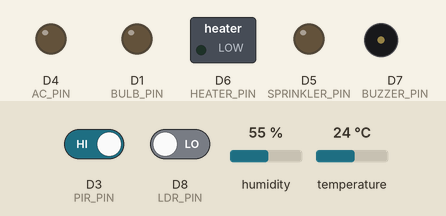
Bench run of a sketch on a simulated ESP8266 (NodeMCU). Parts: switched loads named in the sketch (green lamp = pin HIGH), output pins drawn as LEDs (lit = HIGH), buzzer (waves = sounding, pin HIGH). Dashed ring = blinking. The test bench sets the inputs (shaded band); at power-on: humidity 55 %, temperature 24 °C, D3 (PIR_PIN) HIGH, D8 (LDR_PIN) LOW. WiFi joins after 1.5 s; servers stay silent unless stated; random numbers use the default seed unless the sketch sets one; what the sketch prints to the serial monitor is not drawn.

Above: at 3.0 s.
3.1 s: humidity set to 31 %
At 5.4 s:
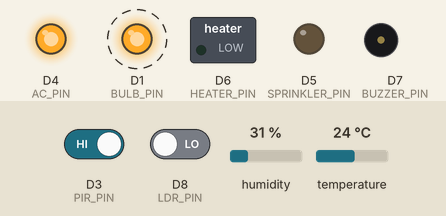
8.1 s: humidity set to 28 %
At 11.4 s:
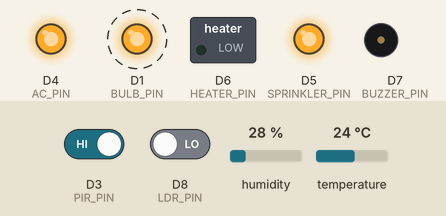
13.6 s: temperature set to 20.6 °C
17.1 s: temperature set to 19.5 °C
At 19.0 s:
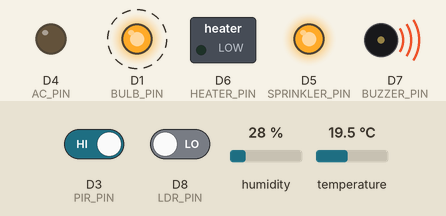
21.9 s: humidity set to 40 %
At 25.0 s:
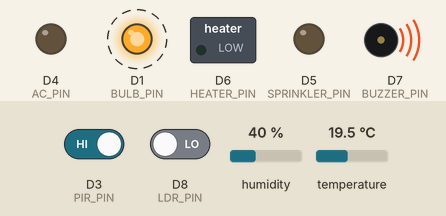
27.9 s: D3 (PIR_PIN) driven LOW
Timing chart, 0 to 31.0 s (numbered marks = the images above; inputs shaded):
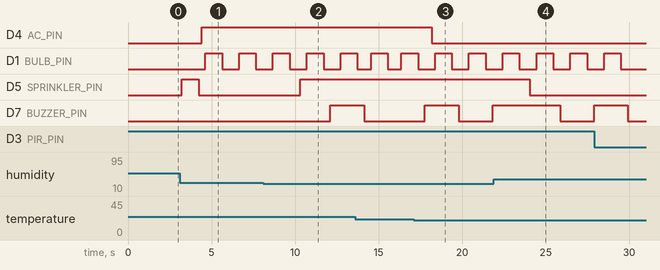

Measured:
- the behaviour switches between 30 and 29 % on humidity (found by bisection; images 1 and 2)
- the behaviour switches between 20.1 and 20 °C on temperature (found by bisection; images 2 and 3)
- after the input at 8.1 s, D5 (SPRINKLER_PIN): LOW → HIGH after 2.2 s
- after the input at 17.1 s, D4 (AC_PIN): HIGH → LOW after 1.1 s
- after the input at 21.9 s, D5 (SPRINKLER_PIN): HIGH → LOW after 2.1 s
- by itself, D1 (BULB_PIN): alternates HIGH for 1.0 s and LOW for 1.0 s

The sketch:

blynk-multi-connect.ino
```cpp
#define BLYNK_TEMPLATE_ID "TMPL3CgpjdhN7"
#define BLYNK_TEMPLATE_NAME "Home Automation"
#define BLYNK_AUTH_TOKEN "09y2B7XrvMK-aYsho-8_hHrNW4Gpo6th"

#define BLYNK_TEMPLATE_ID_CONTROL "TMPL3bWhb5due"
#define BLYNK_TEMPLATE_NAME_CONTROL "Control Unit"
#define BLYNK_AUTH_TOKEN_CONTROL "AQL5yxlOlCO3obSt6gGzXiNtcqK3IOxM"

#include <ESP8266WiFi.h>
#include <WiFiClient.h>
#include <BlynkSimpleEsp8266.h>
#include <DHT.h>
#include <MQ135.h>
#include <ESP8266WebServer.h>
#include <ArduinoJson.h>

char ssid[] = "Shamshuddin's M34";
char pass[] = "Nomaan1235";

// char ssid[] = "Redmi Note 9 Pro";
// char pass[] = "        ";

// Define pins
#define DHTPIN D2
#define DHTTYPE DHT22
#define MQ135_PIN A0
#define PIR_PIN D3
#define LDR_PIN D8
#define BULB_PIN D1
#define AC_PIN D4
#define SPRINKLER_PIN D5
#define HEATER_PIN D6
#define BUZZER_PIN D7

int v9_value = 0;
int v1_value = 0;
int v2_value = 0;
int v6_value = 0;
int v7_value = 0;
int sliderValue = 0;

// Sensor objects
DHT dht(DHTPIN, DHTTYPE);
MQ135 mq135_sensor(MQ135_PIN);

BlynkTimer timer;

// HTTP server object
ESP8266WebServer server(80);

// Thresholds
const float TEMP_THRESHOLD = 50.0;
const int AQ_THRESHOLD = 400;
const int LDR_THRESHOLD = 500;

// Function prototypes
void sendSensorData();
void checkConditionsAndActuate();
void controlAC(float temperature);
void controlBulb();
void sendNotification(const char* event, const char* description);
int sendHTTPGet(const char* token, const char* pinName);
void sendHTTPUpdate(const char* token, const String& pinName, int value);
void handleControlUpdate();


float temperature;
float humidity;
int airQuality;
int motion;
int lightLevel;

void setup() {
  Serial.begin(115200);

  // Initialize pins
  pinMode(PIR_PIN, INPUT);
  pinMode(BULB_PIN, OUTPUT);
  pinMode(AC_PIN, OUTPUT);
  pinMode(SPRINKLER_PIN, OUTPUT);
  pinMode(HEATER_PIN, OUTPUT);
  pinMode(BUZZER_PIN, OUTPUT);

  // Connect to Wi-Fi
  WiFi.begin(ssid, pass);
  while (WiFi.status() != WL_CONNECTED) {
    delay(500);
    Serial.print(".");
  }
  Serial.println("WiFi connected");

  // Initialize Blynk with visualization token
  Blynk.begin(BLYNK_AUTH_TOKEN, ssid, pass);

  // Initialize DHT sensor
  dht.begin();

  // Setup timer functions
  timer.setInterval(2000L, sendSensorData);
  timer.setInterval(1000L, checkConditionsAndActuate);

  // Start the server
  server.on("/control-update", handleControlUpdate);
  server.begin();
}

void loop() {
  Blynk.run();
  timer.run();
  server.handleClient();
}

void sendSensorData() {
  // Read sensor values
  temperature = dht.readTemperature();
  humidity = dht.readHumidity();

  // Check for sensor errors
  if (isnan(temperature) || isnan(humidity)) {
    temperature = random(26, 29);
    humidity = random(35, 40);
  }

//  airQuality = analogRead(MQ135_PIN);

airQuality = random(300, 500);
  motion = digitalRead(PIR_PIN);


  lightLevel = digitalRead(LDR_PIN);


  // Send data to Blynk
  Blynk.virtualWrite(V20, temperature);
  Blynk.virtualWrite(V21, humidity);
  Blynk.virtualWrite(V22, airQuality);
  Blynk.virtualWrite(V5, motion);
  Blynk.virtualWrite(V3, lightLevel);

  // Print values to serial for debugging
  Serial.printf("Temp: %.2f°C, Humidity: %.2f%%, AQ: %d, Motion: %d, Light: %d\n",
                temperature, humidity, airQuality, motion, lightLevel);
}

  BLYNK_WRITE(V15) {
    sliderValue = param.asInt(); // Get the slider value
  }

  void checkConditionsAndActuate() {
    // Check temperature
    if (sliderValue > TEMP_THRESHOLD) {
      digitalWrite(BUZZER_PIN, HIGH);
      sendNotification("high_temperature", "Temperature is abnormally high!");
    } else if(sliderValue>=0 && sliderValue<=20) {
      sendHTTPUpdate(BLYNK_AUTH_TOKEN_CONTROL, "v0", 0);
      digitalWrite(BUZZER_PIN, LOW);
    }else if(sliderValue>=21 && sliderValue<=35) {
      sendHTTPUpdate(BLYNK_AUTH_TOKEN_CONTROL, "v0", 1);
      digitalWrite(BUZZER_PIN, LOW);
    }


  // Check air quality
  if (airQuality > AQ_THRESHOLD) {
    digitalWrite(BUZZER_PIN, HIGH);
    sendNotification("poor_air_quality", "Air quality is poor!");
  } else if(airQuality>=0 && airQuality<=30)  {
    digitalWrite(BUZZER_PIN, LOW);
  }

  // Check humidity for sprinkler
  if (humidity < 30) {
    sendHTTPUpdate(BLYNK_AUTH_TOKEN_CONTROL, "v1", 1);  // Turn on sprinkler button in Blynk
    digitalWrite(SPRINKLER_PIN, HIGH);
  } else {
    sendHTTPUpdate(BLYNK_AUTH_TOKEN_CONTROL, "v1", 0);  // Turn off sprinkler button in Blynk
    digitalWrite(SPRINKLER_PIN, LOW);
  }

  // Control AC based on temperature
  controlAC(temperature);

  // Control bulb based on light level and motion
  controlBulb();
}

void controlAC(float temperature) {
  if (temperature >= 24 && temperature <= 35) {
    sendHTTPUpdate(BLYNK_AUTH_TOKEN_CONTROL, "v9", 1);  // Turn on AC button in Blynk
    digitalWrite(AC_PIN, HIGH);
  } else if(temperature <= 20 && temperature >= 0){
    sendHTTPUpdate(BLYNK_AUTH_TOKEN_CONTROL, "v9", 0);  // Turn off AC button in Blynk
    digitalWrite(AC_PIN, LOW);
  }
}

void controlBulb() {

  if (motion == HIGH && lightLevel < LDR_THRESHOLD) {
    sendHTTPUpdate(BLYNK_AUTH_TOKEN, "v2", 1);  // Turn on bulb button in Blynk
    digitalWrite(BULB_PIN, HIGH);
    delay(1000);  // Keep the light on for 30 seconds
    digitalWrite(BULB_PIN, LOW);
    sendHTTPUpdate(BLYNK_AUTH_TOKEN_CONTROL, "v2", 1);  // Turn off bulb button in Blynk
  }
}

void sendNotification(const char* event, const char* description) {
  Blynk.logEvent(event, description);
}

void sendHTTPUpdate(const char* token, const String& pinName, int value) {
  WiFiClient client;

  // Construct URL for API request
  String url = "/external/api/update?token=";
  url += token;
  url += "&";
  url += pinName;
  url += "=";
  url += String(value);

  Serial.print("Requesting URL: ");
  Serial.println(url);

  if (!client.connect("blynk.cloud", 80)) {
    Serial.println("Connection failed");
    return;
  }

  // Send HTTP request with headers
  client.print(String("GET ") + url + " HTTP/1.1\r\n" + "Host: blynk.cloud\r\n" + "User-Agent: ESP8266\r\n" + "Connection: close\r\n\r\n");
  Serial.println("Value Updated");

  client.stop();
}

int sendHTTPGet(const char* token, const char* pinName) {
  WiFiClient client;

  // Construct URL for API request
  String url = "/external/api/get?token=";
  url += token;
  url += "&";
  url += pinName;

  Serial.print("Requesting Value from Cloud: ");
  Serial.println(url);

  if (!client.connect("blynk.cloud", 80)) {
    Serial.println("Connection failed");
    return -1;  // Return a default value or error code indicating failure
  }

  // Send HTTP request with headers
  client.print(String("GET ") + url + " HTTP/1.1\r\n" + "Host: blynk.cloud\r\n" + "User-Agent: ESP8266\r\n" + "Connection: close\r\n\r\n");
  Serial.println("Value Recorded");

  // Read HTTP response
  String payload;
  while (client.connected() || client.available()) {
    if (client.available()) {
      char c = client.read();
      payload += c;
    }
  }

  client.stop();
  Serial.print("Payload: ");
  Serial.print(payload);

  // Extract the actual value from the payload
  int bodyStart = payload.indexOf("\r\n\r\n") + 4;
  String valueStr = payload.substring(bodyStart);
  valueStr.trim();

  // Convert the string to an integer
  int pinValue = valueStr.toInt();

  if (strcmp(pinName, "v9") == 0) {
    v9_value = pinValue;
  } else if (strcmp(pinName, "v1") == 0) {
    v1_value = pinValue;
  } else if (strcmp(pinName, "v2") == 0) {
    v2_value = pinValue;
  } else if (strcmp(pinName, "v6") == 0) {
    v6_value = pinValue;
  } else if (strcmp(pinName, "v7") == 0) {
    v7_value = pinValue;
  }

  return pinValue;
}


void handleControlUpdate() {
  if (server.hasArg("pin") && server.hasArg("value")) {
    String pinName = server.arg("pin");
    int value = server.arg("value").toInt();

    // Update the pin state accordingly
    if (pinName == "v9") {
      digitalWrite(AC_PIN, value);
      if (value > 20) {
        digitalWrite(AC_PIN, LOW);
        sendHTTPUpdate(BLYNK_AUTH_TOKEN_CONTROL, "v9", 0);  // Turn off AC button in Blynk
      } else {
        sendHTTPUpdate(BLYNK_AUTH_TOKEN_CONTROL, "v9", value);  // Update AC state via HTTP
      }
    } else if (pinName == "v1") {
      digitalWrite(BULB_PIN, value);
      sendHTTPUpdate(BLYNK_AUTH_TOKEN_CONTROL, "v1", value);  // Update bulb state via HTTP
    } else if (pinName == "v2") {
      analogWrite(HEATER_PIN, map(value, 0, 100, 0, 255));
      if (value > 20) {
        digitalWrite(AC_PIN, LOW);
        sendHTTPUpdate(BLYNK_AUTH_TOKEN_CONTROL, "v2", 0);  // Turn off AC button in Blynk
      } else {
        sendHTTPUpdate(BLYNK_AUTH_TOKEN_CONTROL, "v2", value);  // Update heater value via HTTP
      }
    }

    // Send a response back to the control template
    server.send(200, "text/plain", "OK");
  } else {
    server.send(400, "text/plain", "Invalid Request");
  }
}
```
